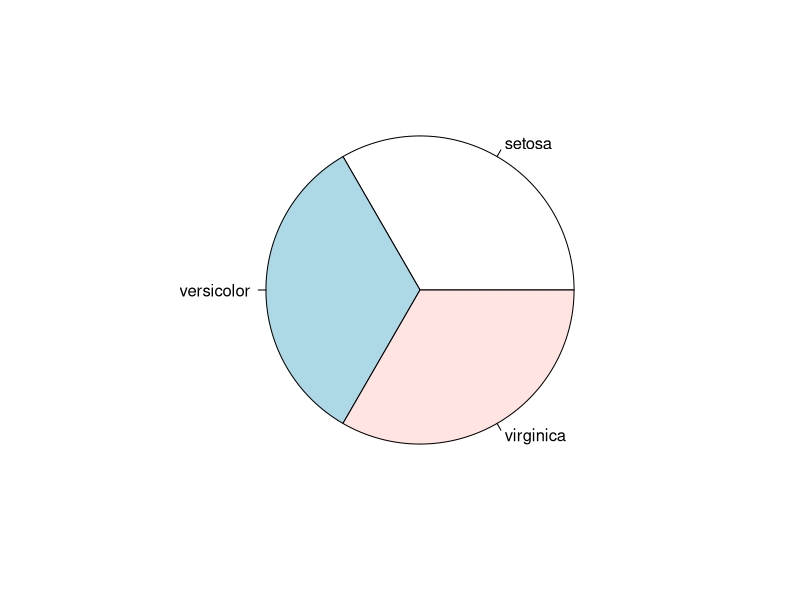
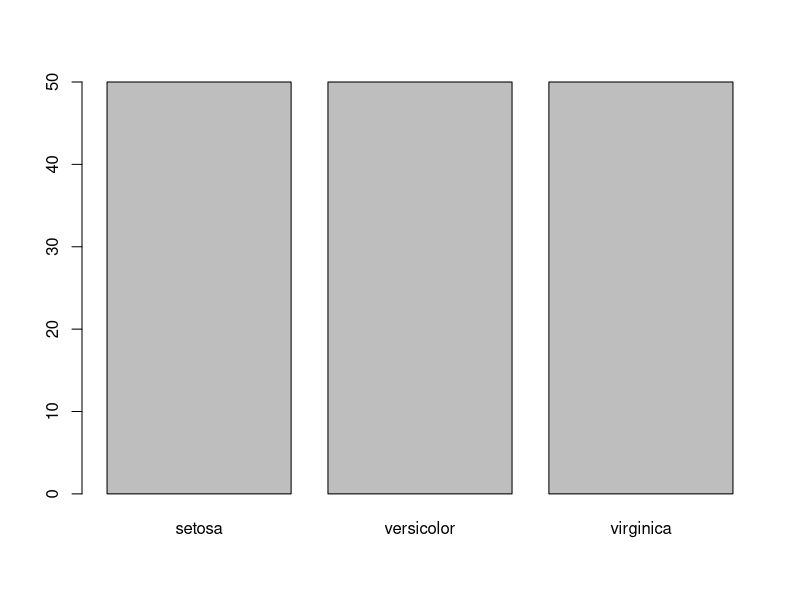

These charts were generated, in order, by the following R code: (Note: this script raises an error after producing the figures.)
## ---- chunk 1
knitr::opts_chunk$set(echo = TRUE)
## ---- chunk 2
names(iris)
## ---- chunk 3
aggregate(.~Species,iris,FUN='mode')
## ---- chunk 4
str(iris)
## ---- chunk 5
summary(iris[5])
## ---- chunk 6
pie(table(iris$Species))
## ---- chunk 7
barplot(table(iris$Species)) 
## ---- chunk 8
aggregate(.~Species, iris, FUN='mean')
## ---- chunk 9
aggregate(.~Species,iris,FUN='mfv')
## ---- chunk 10
aggregate(.~Species,iris,FUN='mean')
## ---- chunk 11
mean(iris$Sepal.Length)
## ---- chunk 12
mean(iris$Petal.Length)
## ---- chunk 13
mean(iris$Sepal.Width)
## ---- chunk 14
mean(iris$Petal.Width)
## ---- chunk 15
library(modeest)
## ---- chunk 16
library(MASS)
parcoord(iris[1:4], col=iris$Species,var.label=T)
boxplot(iris$Sepal.Length~ iris$Species)


hist(iris$Sepal.Length)
hist(iris$Sepal.Width)
hist(iris$Petal.Length)
hist(iris$Petal.Width)
pairs(iris[1:4],col=iris$Species)
## ---- chunk 17
aggregate(.~Species,iris,FUN='sd')
## ---- chunk 18
aggregate(.~Species,iris,FUN='var')
## ---- chunk 19
aggregate(.~Species,iris,FUN='range')
#boxplot(iris$Sepal.Length~ iris$Species)
## ---- chunk 20
boxplot(iris$Petal.Length~ iris$Species)
## ---- chunk 21
boxplot(iris$Sepal.Width~ iris$Species)
## ---- chunk 22
boxplot(iris$Petal.Width~ iris$Species)
## ---- chunk 23
plot(iris$Petal.Length, iris$Petal.Width, col=iris$Species)
## ---- chunk 24
plot(iris$Sepal.Length, iris$Sepal.Width, col=iris$Species)#
plot(iris$Petal.Width, iris$Petal.Width, col=iris$Species)
plot(iris$Sepal.Width, iris$Sepal.Width, col=iris$Species)
## ---- chunk 25
pairs(iris[1:4],col=iris$Species)
